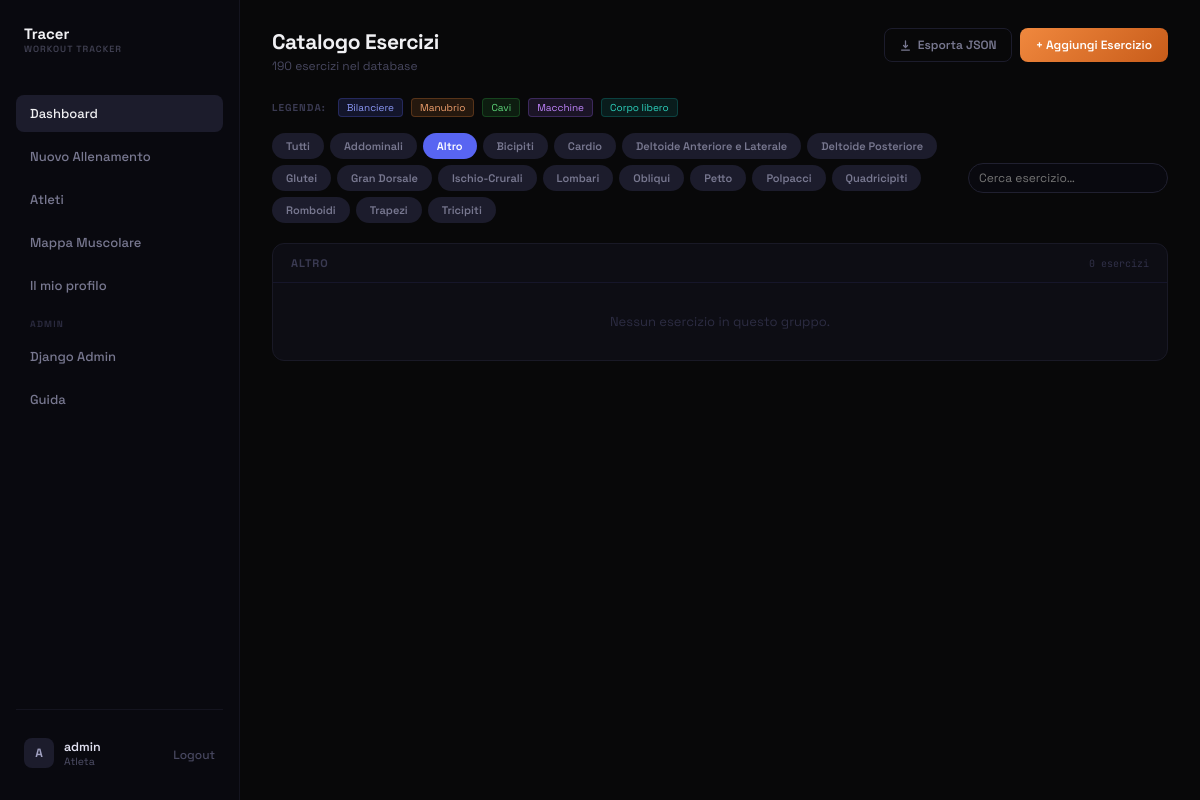
The page /exercises/?tag=Altro (signed in) on the database its author committed.
### tracker/models.py (models this page shows, shortened)
class Tag(models.Model):
    nome = models.CharField(max_length=50, unique=True)

### tracker/views.py (the view, shortened to what this page needs)
# urls.py: path('exercises/', views.exercises_list, name='exercises_list'),
@login_required
def exercises_list(request):
    tags = Tag.objects.all().order_by('nome')
    selected_tag = request.GET.get('tag', '')
    error = request.GET.get('error', '')
    total_count = Exercise.objects.count()
    if selected_tag:
        exercises = Exercise.objects.filter(tags__nome=selected_tag).prefetch_related('tags').order_by('nome')
        tag_groups = None
    return render(request, 'tracker/exercises.html', {
        'tags': tags,
        'exercises': exercises,
        'tag_groups': tag_groups,
        'selected_tag': selected_tag,
        'error': error,
        'total_count': total_count,
    })

### tracker/templates/tracker/exercises.html (shortened to what this page needs)
{% extends 'tracker/base.html' %}
{% block content %}
<div class="page-container">
    <div style="display: flex; justify-content: space-between; align-items: flex-start; margin-bottom: 24px; flex-wrap: wrap; gap: 12px;">
        <div>
            <h1 style="font-size: 21px; font-weight: 700; color: #f0f0f3; letter-spacing: -0.4px; margin-bottom: 3px;">Catalogo Esercizi</h1>
            <p style="font-size: 12px; color: #484860;">{{ total_count }} esercizi nel database</p>
        </div>
        <div style="display: flex; gap: 8px; align-items: center;">
            <a href="{% url 'export_exercises_json' %}" style="height: 34px; padding: 0 14px; display: inline-flex; align-items: center; gap: 6px; background: transparent; border: 1px solid #1c1c2c; border-radius: 8px; color: #787890; font-size: 12px; font-weight: 600; text-decoration: none; transition: all .12s;" onmouseover="this.style.borderColor='#3a3a5a';this.style.color='#f0f0f3'" onmouseout="this.style.borderColor='#1c1c2c';this.style.color='#787890'">
                <svg viewBox="0 0 20 20" fill="currentColor" width="13" height="13"><path fill-rule="evenodd" d="M3 17a1 1 0 011-1h12a1 1 0 110 2H4a1 1 0 01-1-1zm3.293-7.707a1 1 0 011.414 0L9 10.586V3a1 1 0 112 0v7.586l1.293-1.293a1 1 0 111.414 1.414l-3 3a1 1 0 01-1.414 0l-3-3a1 1 0 010-1.414z" clip-rule="evenodd"/></svg>
                Esporta JSON
            </a>
            {% if user.is_superuser %}
            <button onclick="var f=document.getElementById('add-form'); f.style.display=f.style.display==='none'?'block':'none';" class="btn-primary-gradient" style="height: 34px; padding: 0 16px; font-size: 12px; font-weight: 600;">+ Aggiungi Esercizio</button>
            {% endif %}
        </div>
    </div>
    <div style="display: flex; gap: 8px; flex-wrap: wrap; margin-bottom: 16px; align-items: center;">
        <span style="font-size: 10px; color: #3a3a52; font-weight: 700; text-transform: uppercase; letter-spacing: 1px; margin-right: 4px;">Legenda:</span>
        <span style="font-size: 10px; padding: 2px 8px; border-radius: 4px;" class="tipo-bilanciere">Bilanciere</span>
        <span style="font-size: 10px; padding: 2px 8px; border-radius: 4px;" class="tipo-manubrio">Manubrio</span>
        <span style="font-size: 10px; padding: 2px 8px; border-radius: 4px;" class="tipo-cavi">Cavi</span>
        <span style="font-size: 10px; padding: 2px 8px; border-radius: 4px;" class="tipo-macchine">Macchine</span>
        <span style="font-size: 10px; padding: 2px 8px; border-radius: 4px;" class="tipo-corpo">Corpo libero</span>
    </div>
    <div style="display: flex; gap: 10px; align-items: center; flex-wrap: wrap; margin-bottom: 20px;">
        <div style="display: flex; gap: 6px; flex-wrap: wrap; flex: 1;">
            <a href="{% url 'exercises_list' %}" style="padding: 6px 14px; border-radius: 20px; font-size: 11px; font-weight: 600; text-decoration: none; transition: all .12s; {% if not selected_tag %}background:#5865f2;color:#fff;{% else %}background:#1c1c2c;color:#787890;{% endif %}">Tutti</a>
            {% for tag in tags %}
            <a href="?tag={{ tag.nome }}" style="padding: 6px 14px; border-radius: 20px; font-size: 11px; font-weight: 600; text-decoration: none; transition: all .12s; {% if selected_tag == tag.nome %}background:#5865f2;color:#fff;{% else %}background:#1c1c2c;color:#787890;{% endif %}">{{ tag.nome }}</a>
            {% endfor %}
        </div>
        <input id="search-input" type="text" placeholder="Cerca esercizio…" class="tracer-input" style="width: 200px; height: 30px; padding: 0 10px; font-size: 12px; border-radius: 20px; flex-shrink: 0;" oninput="filterExercises(this.value)">
    </div>
    {% if selected_tag %}
    <div class="tracer-card" style="overflow: hidden;">
        <div style="padding: 12px 18px; border-bottom: 1px solid #16162a; display: flex; align-items: center; justify-content: space-between;">
            <span style="font-size: 11px; font-weight: 700; color: #3a3a52; text-transform: uppercase; letter-spacing: 1px;">{{ selected_tag }}</span>
            <span style="font-size: 10px; color: #303048; font-family: 'JetBrains Mono', monospace;">{{ exercises|length }} esercizi</span>
        </div>
        {% for exercise in exercises %}
        <div class="ex-row" data-name="{{ exercise.nome|lower }}" style="display: flex; align-items: center; justify-content: space-between; padding: 9px 18px; border-bottom: 1px solid #0d0d14; transition: background .1s;" onmouseover="this.style.background='#12121c'" onmouseout="this.style.background='transparent'">
            <div style="flex: 1; min-width: 0;">
                <span style="font-size: 13px; color: #e0e0f0;">{{ exercise.nome }}</span>
                {% if exercise.tipologia %}
                <span style="font-size: 10px; padding: 2px 7px; border-radius: 4px; margin-left: 8px;" class="{% if 'bilanciere' in exercise.tipologia|lower %}tipo-bilanciere{% elif 'manubrio' in exercise.tipologia|lower %}tipo-manubrio{% elif 'cavi' in exercise.tipologia|lower %}tipo-cavi{% elif 'macchine' in exercise.tipologia|lower %}tipo-macchine{% elif 'corpo' in exercise.tipologia|lower %}tipo-corpo{% else %}tipo-default{% endif %}">{{ exercise.tipologia }}</span>
                {% endif %}
            </div>
            {% if user.is_superuser %}
            <div style="display: flex; gap: 5px; flex-shrink: 0; margin-left: 12px;">
                <button type="button" onclick="openEdit({{ exercise.id }}, '{{ exercise.nome|escapejs }}', '{{ exercise.tipologia|escapejs }}', '{{ selected_tag }}')" style="width: 26px; height: 26px; display: flex; align-items: center; justify-content: center; background: rgba(88,101,242,.07); border: 1px solid rgba(88,101,242,.2); border-radius: 5px; color: #8b97f5; cursor: pointer;">
                    <svg xmlns="http://www.w3.org/2000/svg" width="12" height="12" viewBox="0 0 24 24" fill="none" stroke="currentColor" stroke-width="2" stroke-linecap="round" stroke-linejoin="round"><path d="M11 4H4a2 2 0 0 0-2 2v14a2 2 0 0 0 2 2h14a2 2 0 0 0 2-2v-7"/><path d="M18.5 2.5a2.121 2.121 0 0 1 3 3L12 15l-4 1 1-4 9.5-9.5z"/></svg>
                </button>
                <form method="post" action="{% url 'delete_exercise_admin' exercise.id %}" onsubmit="return confirm('Elimina {{ exercise.nome|escapejs }}?');" style="margin: 0;">
                    {% csrf_token %}
                    <input type="hidden" name="tag" value="{{ selected_tag }}">
                    <button type="submit" style="width: 26px; height: 26px; display: flex; align-items: center; justify-content: center; background: rgba(248,81,73,.07); border: 1px solid rgba(248,81,73,.14); border-radius: 5px; color: #f85149; cursor: pointer;">
                        <svg xmlns="http://www.w3.org/2000/svg" width="12" height="12" viewBox="0 0 24 24" fill="none" stroke="currentColor" stroke-width="2" stroke-linecap="round" stroke-linejoin="round"><polyline points="3 6 5 6 21 6"/><path d="M19 6v14a2 2 0 0 1-2 2H7a2 2 0 0 1-2-2V6m3 0V4a2 2 0 0 1 2-2h4a2 2 0 0 1 2 2v2"/></svg>
                    </button>
                </form>
            </div>
            {% endif %}
        </div>
        {% empty %}
        <div style="padding: 30px; text-align: center; color: #2c2c42; font-size: 13px;">Nessun esercizio in questo gruppo.</div>
        {% endfor %}
    </div>
    {% endif %}
</div>
{% endblock %}

### tracker/templates/tracker/base.html (shortened to what this page needs)
{% load static %}
<!DOCTYPE html>
<html lang="it">
<head>
    <link rel="stylesheet" href="{% static 'tracker/style.css' %}">
    <link rel="stylesheet" href="https://cdn.jsdelivr.net/npm/driver.js@1.0.1/dist/driver.css"/>
</head>
<body>
    <div id="root" class="app-layout">
        {% if user.is_authenticated %}
        <div class="sidebar">
            <a href="{% url 'dashboard' %}" class="logo-container" style="display: flex; align-items: center; gap: 10px; margin-bottom: 40px; padding: 0 8px; text-decoration: none; cursor: pointer;">
                <div>
                    <div style="font-size: 15px; font-weight: 700; color: #f0f0f3;">Tracer</div>
                    <div style="font-size: 9px; color: #404052; font-weight: 600; letter-spacing: 1px;">WORKOUT TRACKER</div>
                </div>
            </a>
            <div class="menu-container" style="display: flex; flex-direction: column; gap: 6px; flex: 1;">
                <a href="{% url 'dashboard' %}" style="display: flex; align-items: center; gap: 12px; padding: 10px 14px; border-radius: 8px; color: #f0f0f3; background: #1c1c2c; font-size: 13px; font-weight: 500; transition: all .15s;">
                    <span class="menu-text">Dashboard</span>
                </a>
                <a href="{% url 'create_session' %}" style="display: flex; align-items: center; gap: 12px; padding: 10px 14px; border-radius: 8px; color: #787890; font-size: 13px; font-weight: 500; transition: all .15s;" onmouseover="this.style.background='#1c1c2c';this.style.color='#f0f0f3'" onmouseout="this.style.background='transparent';this.style.color='#787890'">
                    <span class="menu-text">Nuovo Allenamento</span>
                </a>
                <a href="{% url 'user_list' %}" style="display: flex; align-items: center; gap: 12px; padding: 10px 14px; border-radius: 8px; color: #787890; font-size: 13px; font-weight: 500; transition: all .15s;" onmouseover="this.style.background='#1c1c2c';this.style.color='#f0f0f3'" onmouseout="this.style.background='transparent';this.style.color='#787890'">
                    <span class="menu-text">Atleti</span>
                </a>
                <a href="{% url 'body_map' %}" style="display: flex; align-items: center; gap: 12px; padding: 10px 14px; border-radius: 8px; color: #787890; font-size: 13px; font-weight: 500; transition: all .15s;" onmouseover="this.style.background='#1c1c2c';this.style.color='#f0f0f3'" onmouseout="this.style.background='transparent';this.style.color='#787890'">
                    <span class="menu-text">Mappa Muscolare</span>
                </a>
                <a href="{% url 'user_profile' user.username %}" style="display: flex; align-items: center; gap: 12px; padding: 10px 14px; border-radius: 8px; color: #787890; font-size: 13px; font-weight: 500; transition: all .15s;" onmouseover="this.style.background='#1c1c2c';this.style.color='#f0f0f3'" onmouseout="this.style.background='transparent';this.style.color='#787890'">
                    <span class="menu-text">Il mio profilo</span>
                </a>
                {% if user.is_superuser %}
                <div style="font-size: 9px; font-weight: 700; color: #2a2a3e; text-transform: uppercase; letter-spacing: 1.2px; padding: 8px 14px 2px;">Admin</div>
                <a href="/admin/" style="display: flex; align-items: center; gap: 12px; padding: 10px 14px; border-radius: 8px; color: #787890; font-size: 13px; font-weight: 500; transition: all .15s;" onmouseover="this.style.background='#1c1c2c';this.style.color='#f0f0f3'" onmouseout="this.style.background='transparent';this.style.color='#787890'">
                    <span class="menu-text">Django Admin</span>
                </a>
                {% endif %}
                <button id="tour-menu-btn" onclick="if(typeof startTour !== 'undefined') startTour(); else window.location.href='{% url 'dashboard' %}?tour=1';" style="display: flex; align-items: center; gap: 12px; padding: 10px 14px; border-radius: 8px; color: #787890; font-size: 13px; font-weight: 500; transition: all .15s; background: transparent; border: none; width: 100%; text-align: left; cursor: pointer; font-family: inherit;" onmouseover="this.style.background='#1c1c2c'; this.style.color='#f0f0f3'" onmouseout="this.style.background='transparent'; this.style.color='#787890'">
                    <span class="menu-text">Guida</span>
                </button>
            </div>
            <div class="user-info-container" style="border-top: 1px solid #14141f; padding-top: 20px; margin-top: auto;">
                <div style="display: flex; align-items: center; justify-content: space-between; padding: 8px;">
                    <div style="display: flex; align-items: center; gap: 10px;">
                        <div style="width: 30px; height: 30px; border-radius: 8px; background: #1c1c2c; display: flex; align-items: center; justify-content: center; font-size: 12px; font-weight: 700; color: #a0a0c0;">
                            {{ user.username|make_list|first|upper }}
                        </div>
                        <div>
                            <div style="font-size: 12.5px; font-weight: 600; color: #e0e0f0;">{{ user.username }}</div>
                            <div style="font-size: 10.5px; color: #505068;">Atleta</div>
                        </div>
                    </div>
                    <form action="{% url 'logout' %}" method="post" style="display:inline;">
                        <button type="submit" title="Logout" style="background: transparent; border: none; color: #484860; cursor: pointer; transition: color .15s; font-size: 12px; font-weight: 500;">
                            Logout
                        </button>
                    </form>
                </div>
            </div>
        </div>
        {% endif %}
        <main class="main-content">
            {% block content %}{% endblock %}
        </main>
    </div>
</body>
</html>

### tracker/static/tracker/style.css (style rules this page uses)
*, *::before, *::after { box-sizing: border-box; margin: 0; padding: 0; }
html, body { height: 100%; overflow: hidden; }
body { font-family: 'Space Grotesk', system-ui, sans-serif; background: #080809; color: #f0f0f3; -webkit-font-smoothing: antialiased; color-scheme: dark; }
#root { height: 100%; display: flex; }
input, textarea, select { font-family: 'Space Grotesk', system-ui, sans-serif; color: #f0f0f3; outline: none; }
button { cursor: pointer; font-family: 'Space Grotesk', system-ui, sans-serif; }
.btn-primary-gradient { background: linear-gradient(135deg, #f0883e, #c85c1a); color: #fff; border: none; font-weight: 600; border-radius: 8px; transition: all .15s; }
.tracer-input { width: 100%; padding: 9px 12px; background: #09090f; border: 1px solid #202030; border-radius: 7px; color: #f0f0f3; font-size: 13px; transition: border-color .15s; color-scheme: dark; }
.tracer-card { background: #0d0d14; border: 1px solid #191926; border-radius: 12px; }
a { text-decoration: none; }
.app-layout { display: flex; height: 100vh; }
.sidebar { width: 240px; background: #09090f; border-right: 1px solid #14141f; display: flex; flex-direction: column; padding: 24px 16px; }
.main-content { flex: 1; overflow-y: auto; display: flex; flex-direction: column; }
.page-container { flex: 1; overflow: auto; padding: 28px 32px; }

### tracker/templates/tracker/exercises.html (style rules this page uses)
.tipo-bilanciere { background: rgba(88,101,242,.15); color: #8b97f5; border: 1px solid rgba(88,101,242,.25); }
.tipo-manubrio { background: rgba(240,136,62,.12); color: #f0a06e; border: 1px solid rgba(240,136,62,.25); }
.tipo-cavi { background: rgba(57,211,83,.10); color: #5dd67a; border: 1px solid rgba(57,211,83,.22); }
.tipo-macchine { background: rgba(160,106,255,.12); color: #c084fc; border: 1px solid rgba(160,106,255,.25); }
.tipo-corpo { background: rgba(20,200,190,.10); color: #2dd4bf; border: 1px solid rgba(20,200,190,.22); }

### rows shown on the page
Tag: nome "Addominali"
Tag: nome "Altro", nome "ALTRO"
Tag: nome "Bicipiti"
Tag: nome "Cardio"
Tag: nome "Deltoide Anteriore e Laterale"
Tag: nome "Deltoide Posteriore"
Tag: nome "Glutei"
Tag: nome "Gran Dorsale"
Tag: nome "Ischio-Crurali"
Tag: nome "Lombari"
Tag: nome "Obliqui"
Tag: nome "Petto"
Tag: nome "Polpacci"
Tag: nome "Quadricipiti"
Tag: nome "Romboidi"
Tag: nome "Trapezi"
Tag: nome "Tricipiti"

### other values the page prints
{{ user.username|make_list|first|upper }} "A"
{{ user.username }} "admin"
{{ total_count }} "190"
{{ exercises|length }} "0"
